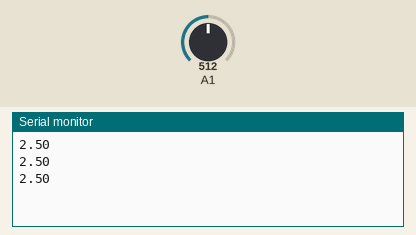
A sketch run on a simulated Arduino Uno, built with avr-gcc and run on an emulated ATmega328P. Parts: the last lines printed to the serial monitor. Inputs (shaded band) come from the test bench; at power-on: A1 = 512.

Above: at 1.3 s.
1.4 s: A1 set to 716
At 1.9 s:
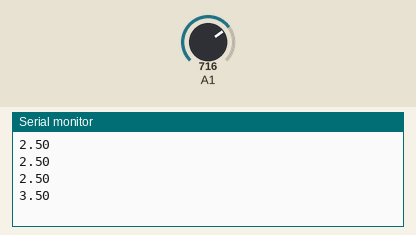
2.9 s: A1 set to 900
At 3.4 s:
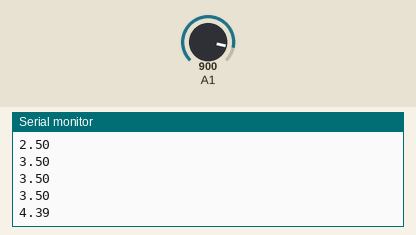
Timing chart, 0 to 5.9 s (numbered marks = the images above; inputs shaded):
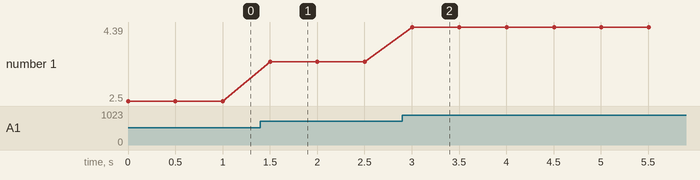

The sketch:

turbudity.ino
```cpp
void setup() {
Serial.begin(9600); //Baud rate: 9600
}
void loop() {
int sensorValue = analogRead(A1);// read the input on analog pin 0:
float voltage = sensorValue * (5.0 / 1024.0); // Convert the analog reading (which goes from 0 - 1023) to a voltage (0 - 5V):
Serial.println(voltage); // print out the value you read:
delay(500);
}
```

Measured:
- after the input at 1.4 s, the serial monitor: prints a new line after 0.10 s (image 1)
- after the input at 2.9 s, the serial monitor: prints a new line after 0.10 s (image 2)
- plotted number 1: 2.5 → 3.5 after the input at 1.4 s, 3.5 → 4.39 after the input at 2.9 s
